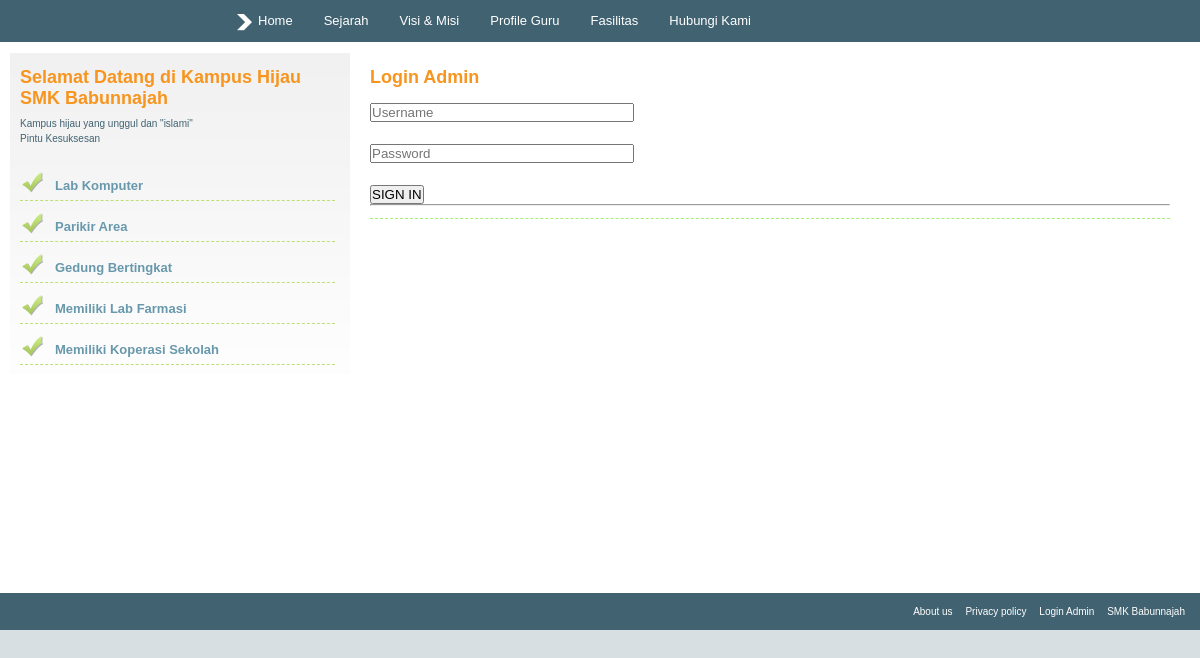
The page /login.php on the database its author committed.
### tables this page shows
CREATE TABLE IF NOT EXISTS `fasilitas` (
  `idfasilitas` int(11) NOT NULL AUTO_INCREMENT,
  `namafasilitas` varchar(50) NOT NULL,
  `spesifikasi` varchar(350) NOT NULL,
  `foto` varchar(350) NOT NULL,
  PRIMARY KEY (`idfasilitas`)
);

### login.php (the view, shortened to what this page needs)
<!DOCTYPE html PUBLIC "-//W3C//DTD XHTML 1.0 Transitional//EN" "http://www.w3.org/TR/xhtml1/DTD/xhtml1-transitional.dtd">
<html xmlns="http://www.w3.org/1999/xhtml"><head>
<link rel="stylesheet" type="text/css" href="style.css" media="screen">
</head>
<body>
<div id="main_container">
	<div id="header">
        <?php include "menu.php"; ?>
    </div>
    <div id="main_content">
    	<div id="left_content">
        <h2>Selamat Datang di Kampus Hijau SMK Babunnajah</h2>
        <p>Kampus hijau yang unggul dan "islami" </br>
		Pintu Kesuksesan
        </p>
		<?php
		include "config.php";
		$page = (isset($_GET['page']))? $_GET['page'] : 1;
		$limit = 5;
		$limit_start = ($page - 1) * $limit;
		$sql = $pdo->prepare("SELECT * FROM fasilitas LIMIT ".$limit_start.",".$limit);
		$sql->execute();
		while($data = $sql->fetch()){
		?>
         <div id="left_nav">
            <ul>
                <li><a href="lihat.php?&lihat=<?php echo $data['idfasilitas'] ?>" title=""><?php echo $data['namafasilitas']; ?></a></li>
            </ul>
        </div>
        <?php
		}
		?>
        </div>
			<div id="right_content">
			<h2>Login Admin</h2>
        	<div class="products_box">
			<form action="loginadmin.php" method="post" class="form-login">
		        <div class="login-wrap">
		            <input type="text" style="width:260px; hight:450px;" class="form-control" name="uname" placeholder="Username" autofocus required >
		            <input type="password" style="width:260px; hight:450px;" class="form-control" name="pass" placeholder="Password" required>
		            <button class="btn btn-theme btn-block" name="submit" type="submit"><i class="fa fa-lock"></i> SIGN IN</button>
		            <hr>
		        </div>
		      </form>
			  </div>
            </div>
    </div>
     <div id="footer">
     	<?php include "footer.php";?>
    </div>
</div>
</body></html>

### style.css (style rules this page uses)
body { background-color: #D7DFE2; margin:0px; padding:0px; font: 10px verdana, arial, helvetica; color: #416271; }
h2 { padding:5px 0 5px 0; margin:0px; font-size:18px; color:#f7951e; }
p { text-align:justify; padding:2px 0 2px 0; margin:0px; line-height:15px; }
#main_container { width:1200px; height:auto; margin:auto; background-color:#FFFFFF; }
#header { width:1200px; height:auto; margin:auto; }
#left_nav { width:280px;height: auto;padding:5px 0 0 0; float:left; }
#left_nav ul { list-style:none;margin: auto;display:block; padding:0px; }
#left_nav ul li { list-style:none;display:block;width:auto;height:29px;padding:0px;line-height:29px; }
#left_nav ul li a { height:29px;display:block; width:280px;text-decoration:none;padding:0 0 0 35px; margin:7px 0 7px 0;color:#6898ac;background:url(images/left_nav_arrow.gif) no-repeat left; border-bottom:1px #bedf77 dashed; background-position:0px 0px; font-size:13px; font-family:Arial, Helvetica, sans-serif; font-weight:bold; }
#main_content { width:auto; height:auto; clear:both; }
#left_content { width:320px; height:auto; margin:10px; float:left; padding:10px; background:url(images/left_content_bg.gif) repeat-x top; }
#right_content { width:800px; height:auto; margin:10px 0 0 0; float:left; padding:10px; }
.products_box { height:110px; padding:10px 0 5px 0; border-bottom:1px #a7ef6e dashed; }
#footer { clear:both; width: auto; height:37px; color: #fff; background-color:#416271; }
* { margin: 0; padding: 0; }

### rows shown on the page
fasilitas: namafasilitas "Lab Komputer"
fasilitas: namafasilitas "Parikir Area"
fasilitas: namafasilitas "Gedung Bertingkat"
fasilitas: namafasilitas "Memiliki Lab Farmasi"
fasilitas: namafasilitas "Memiliki Koperasi Sekolah"
